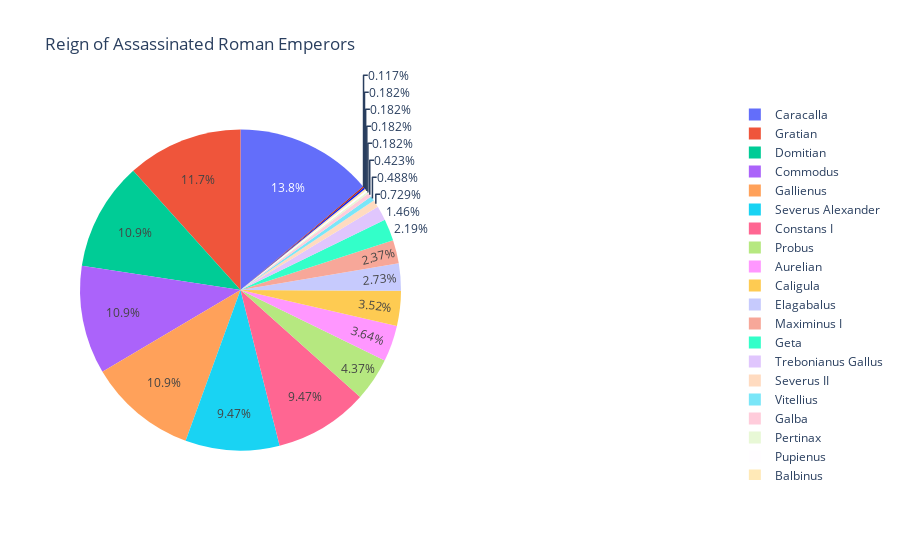

The notebook cell saved with this chart:
### Code cell
assassinated = data[data['Cause_of_Death'] == 'Assassinated']
assassinated



chart = assassinated['Length_of_Reign']
list = [i for i in chart]
labels = assassinated['Emperor']

fig = {
    "data": [
        {
            "values" : list,
            "labels" : labels,
            "domain": {"x": [0, 0.5]},
            "hoverinfo":"label+percent+name",
            "type": "pie"
            
        },],
    "layout": {
        "title":"Reign of Assassinated Roman Emperors",
        "annotations": [
            { "font": { "size": 15},
              "showarrow": False,
              "text": "Assassinated Roman Emperors ",
                "x": 0.5,
                "y": 1
            },
        ]
    }
    
}

iplot(fig)

### Figure 1 — Plotly figure (JSON) as saved in the notebook; plotly's stock layout.template omitted (floating-point values rounded to 4 significant figures)
{"data": [{"domain": {"x": [0, 0.5]}, "hoverinfo": "label+percent+name", "labels": ["Caligula", "Galba", "Vitellius", "Domitian", "Commodus", "Pertinax", "Caracalla", "Geta", "Elagabalus", "Severus Alexander", "Maximinus I", "Pupienus", "Balbinus", "Trebonianus Gallus", "Aemilian", "Gallienus", "Aurelian", "Florian", "Probus", "Severus II", "Constans I", "Gratian"], "type": "pie", "values": [4.83, 0.58, 0.67, 15, 15, 0.25, 19, 3, 3.75, 13, 3.25, 0.25, 0.25, 2, 0.16, 15, 5, 0.25, 6, 1, 13, 16]}], "layout": {"annotations": [{"font": {"size": 15}, "showarrow": false, "text": "", "x": 0.5, "y": 1}], "title": {"text": "Reign of Assassinated Roman Emperors"}}}
